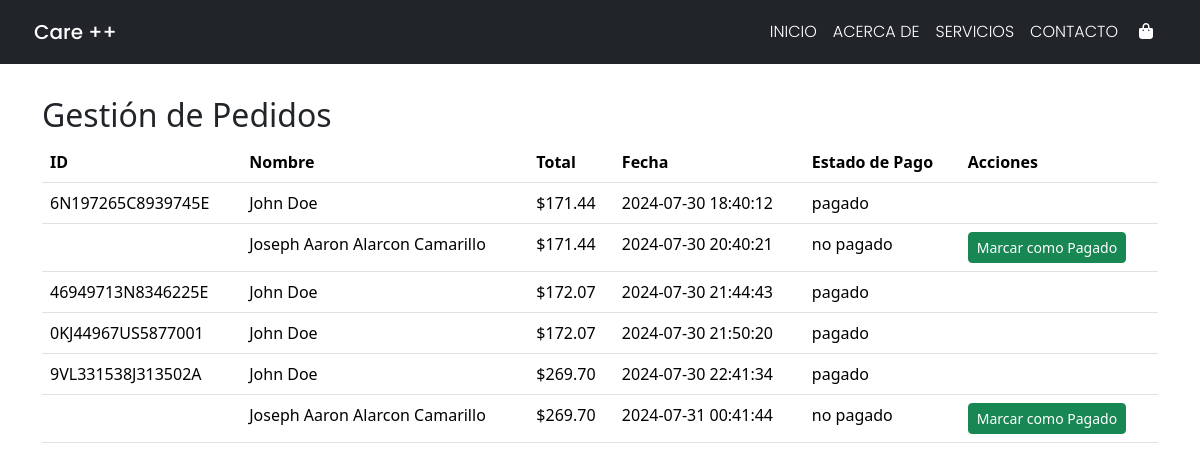
The page /pedidos.php on the database its author committed.
### tables this page shows
CREATE TABLE `orders` (
  `id` int(11) NOT NULL,
  `order_id` varchar(255) NOT NULL,
  `name` varchar(255) NOT NULL,
  `email` varchar(255) NOT NULL,
  `phone` varchar(50) DEFAULT NULL,
  `num_card` varchar(50) DEFAULT NULL,
  `total` decimal(10,2) NOT NULL,
  `order_date` datetime NOT NULL,
  `status_venta` varchar(50) NOT NULL,
  `metodo_pago` varchar(50) NOT NULL
);

### pedidos.php (the view, shortened to what this page needs)
<!DOCTYPE html>
<html lang="en">
<?php include 'fragmentos/header.php'; ?>
<div class="container mt-4">
    <h2>Gestión de Pedidos</h2>
    <table class="table">
        <thead>
            <tr>
                <th>ID</th>
                <th>Nombre</th>
                <th>Total</th>
                <th>Fecha</th>
                <th>Estado de Pago</th>
                <th>Acciones</th>
            </tr>
        </thead>
        <tbody>
            <?php
            require 'modelo/conexion.php';
            $sql = "SELECT * FROM orders";
            $result = $conexion->query($sql);
            while ($order = $result->fetch_object()) {
            ?>
                <tr>
                    <td><?= htmlspecialchars($order->order_id) ?></td>
                    <td><?= htmlspecialchars($order->name) ?></td>
                    <td>$<?= htmlspecialchars($order->total) ?></td>
                    <td><?= htmlspecialchars($order->order_date) ?></td>
                    <td><?= htmlspecialchars($order->status_venta) ?></td>
                    <td>
                        <?php if ($order->status_venta == 'no pagado') { ?>
                            <button class="btn btn-success btn-sm change-status" data-order-id="<?= htmlspecialchars($order->order_id) ?>">Marcar como Pagado</button>
                        <?php } ?>
                    </td>
                </tr>
            <?php } ?>
        </tbody>
    </table>
</div>
</body>
</html>

### rows shown on the page
orders: order "6N197265C8939745E", name "John Doe", total "171.44", order_date "2024-07-30 18:40:12", status_venta "pagado"
orders: name "Joseph Aaron Alarcon Camarillo", total "171.44", order_date "2024-07-30 20:40:21", status_venta "no pagado"
orders: order "46949713N8346225E", name "John Doe", total "172.07", order_date "2024-07-30 21:44:43", status_venta "pagado"
orders: order "0KJ44967US5877001", name "John Doe", total "172.07", order_date "2024-07-30 21:50:20", status_venta "pagado"
orders: order "9VL331538J313502A", name "John Doe", total "269.70", order_date "2024-07-30 22:41:34", status_venta "pagado"
orders: name "Joseph Aaron Alarcon Camarillo", total "269.70", order_date "2024-07-31 00:41:44", status_venta "no pagado"
